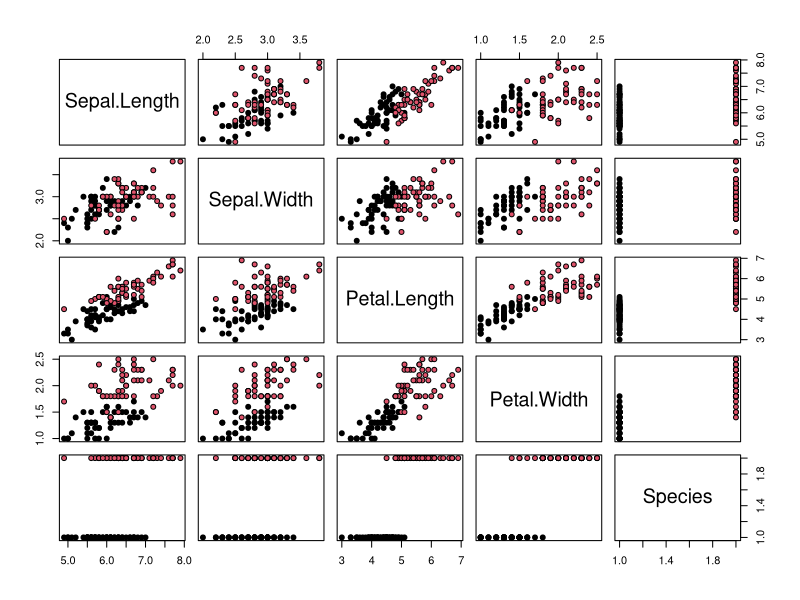

Source code (R):
library(dslabs)
library(tidyverse)
library(caret)
library(purrr)

# Load and filter iris data
data(iris)
iris <- iris %>% filter(Species != "setosa") %>% droplevels()
y <- iris$Species

# Split data
set.seed(76)
test_index <- createDataPartition(y, times = 1, p = 0.5, list = FALSE)
test <- iris[test_index, ]
train <- iris[-test_index, ]

# Create Petal.Width cutoffs (use observed range from train set)
cutoff_pw <- seq(floor(min(train$Petal.Width)), ceiling(max(train$Petal.Width)), by = 0.1)

# Evaluate accuracy for each cutoff
accuracy_pw <- map_dbl(cutoff_pw, function(x) {
  y_hat <- ifelse(train$Petal.Width > x, "virginica", "versicolor") %>%
    factor(levels = levels(train$Species))
  mean(y_hat == test$Species)
})

# Step 1: Best cutoff
best_cutoff_pw <- cutoff_pw[which.max(accuracy_pw)]

# Step 2: Final predictions on test set
y_hat_final_pw <- ifelse(test$Petal.Width > best_cutoff_pw, "virginica", "versicolor") %>%
  factor(levels = levels(test$Species))

# Step 3: Final accuracy
final_accuracy_pw <- mean(y_hat_final_pw == test$Species)
print(best_cutoff_pw)
print(final_accuracy_pw)


plot(iris, pch=21, bg=iris$Species)

cutoff_pl <- seq(floor(min(train$Petal.Length)), ceiling(max(train$Petal.Length)), by = 0.1)

accuracy_pl <- map_dbl(cutoff_pl, function(x) {
  y_hat <- ifelse(train$Petal.Length > x, "virginica", "versicolor") %>%
    factor(levels = levels(train$Species))
  mean(y_hat == test$Species)
})

# Step 1: Best cutoff
best_cutoff_pl <- cutoff_pl[which.max(accuracy_pl)]

pred_flower <- ifelse(test$Petal.Length > best_cutoff_pl & test$Petal.Width > best_cutoff_pw, "virginica", "versicolor")
final_accuracy <- mean(pred_flower==test$Species)
print(final_accuracy)
